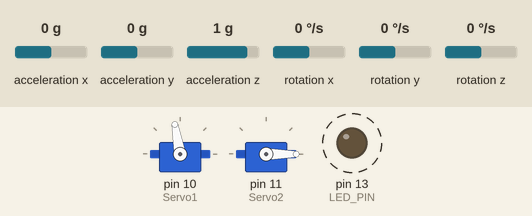
Simulated run of this sketch. Board: Arduino Uno, built with avr-gcc and run on an emulated ATmega328P. Parts: 2 × servo, output pins drawn as LEDs (lit = HIGH). Wiring (inferred from the names in the program): MPU-6050 motion sensor at I2C address 0x68. Dashed ring = blinking. The test bench sets the inputs (shaded band); at power-on: acceleration x 0 g, acceleration y 0 g, acceleration z 1 g, rotation x 0 °/s, rotation y 0 °/s, rotation z 0 °/s. What the sketch prints to the serial monitor is not drawn.

Above: at 1.7 s.
1.8 s: acceleration x set to -1.4 g
At 2.0 s:
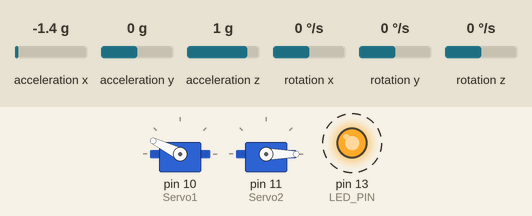
4.8 s: acceleration y set to -1.4 g
At 7.0 s:
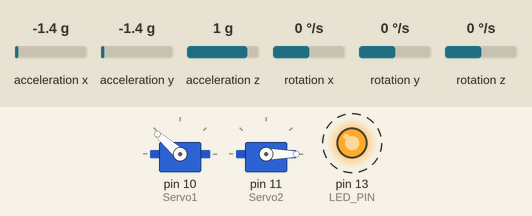
7.8 s: acceleration x set to 0.8 g
At 7.97 s:
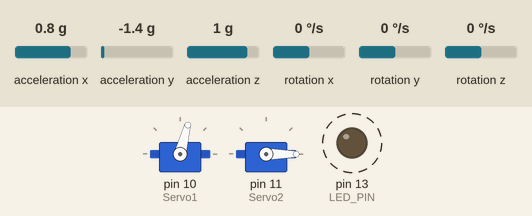
10.8 s: acceleration y set to 1.4 g
At 11.33 s:
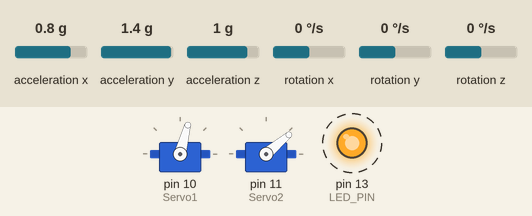
13.8 s: acceleration z set to 1.4 g
At 13.98 s:
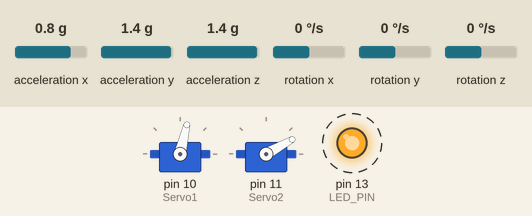
16.8 s: acceleration x set to -0.8 g
At 16.97 s:
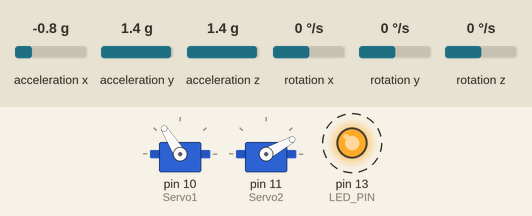
Timing chart, 0 to 20.8 s (numbered marks = the images above; inputs shaded):
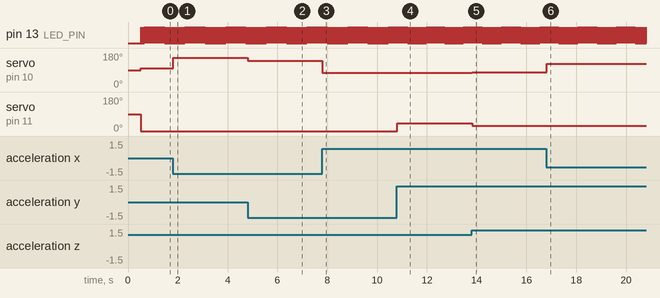

Measured:
- after the input at 1.8 s, servo on pin 10 (Servo1): 100° → 154° at once
- after the input at 4.8 s, servo on pin 10 (Servo1): 154° → 139° at once
- after the input at 7.8 s, servo on pin 10 (Servo1): 139° → 75° at once
- after the input at 10.8 s, servo on pin 11 (Servo2): 0° → 40° at once
- after the input at 13.8 s, servo on pin 10 (Servo1): 75° → 77° at once; servo on pin 11 (Servo2): 40° → 29° at once
- after the input at 16.8 s, servo on pin 10 (Servo1): 77° → 122° at once
- by itself, pin 13 (LED_PIN): alternates HIGH for 0.01 s and LOW for 0.01 s

The sketch:

code-one-for-fyp2.ino
```cpp
#include <Servo.h>
#include "I2Cdev.h"
#include "MPU6050_6Axis_MotionApps20.h"
#include "Wire.h"
#define LED_PIN 13
bool blinkState = true;
Servo Servo1; // First Servo off the chassis
Servo Servo2; // Second Servo off the chassis
int Servo1Pos = 0;
int Servo2Pos = 0;
float mpuPitch = 0;
float mpuRoll = 0;
float mpuYaw = 0;
const int MPU_addr=0x68; // I2C address of the MPU-6050
int16_t AcX,AcY,AcZ,Tmp,GyX,GyY,GyZ;
float BOX;
// define MPU instance
MPU6050 mpu; // class default I2C address is 0x68;
//specific I2C addresses may be passed as a parameter here
// MPU control/status vars
uint8_t mpuIntStatus; // holds actual interrupt status byte from MPU
uint8_t devStatus; // return status after each device operation (0 = success, !0 = error)
uint16_t packetSize; // expected DMP packet size (default is 42 bytes)
uint16_t fifoCount; // count of all bytes currently in FIFO
uint8_t fifoBuffer[64]; // FIFO storage buffer
// orientation/motion vars
Quaternion q; // [w, x, y, z] quaternion container
VectorInt16 aa; // [x, y, z] accel sensor measurements
VectorInt16 aaReal; // [x, y, z] gravity-free accel sensor
//measurements
VectorInt16 aaWorld; // [x, y, z] world-frame accel sensor
//measurements
VectorFloat gravity; // [x, y, z] gravity vector
float ypr[3]; // [yaw, pitch, roll] yaw/pitch/roll container and gravity vector
// relative ypr[x] usage based on sensor orientation when mounted, e.g. ypr[PITCH]
#define PITCH 1 // defines the position within ypr[x] variable for
#define ROLL 2 // defines the position within ypr[x] variable for ROLL;
#define YAW 0 // defines the position within ypr[x] variable for YAW;
void setup()
{
Servo1.attach(10); // attaches the servo on D11 to the servo object
Servo2.attach(11); // Second servo on D11
Wire.begin();
#if ARDUINO >= 157
Wire.setClock(400000UL); // Set I2C frequency to 400kHz
#else
TWBR = ((F_CPU / 400000UL) - 16) / 2;

#endif
Wire.beginTransmission(MPU_addr);
Wire.write(0x6B); // PWR_MGMT_1 register
Wire.write(0); // set to zero (wakes up the MPU-6050)
Wire.endTransmission(true);
Serial.begin(115200);
delay(5);
//setup starting angle
Wire.beginTransmission(MPU_addr);
Wire.write(0x3B); //3 starting with register 0x3B (ACCEL_XOUT_H)
Wire.endTransmission(false);
Wire.requestFrom(MPU_addr,14,true); // request a total of 14 registers
AcX=Wire.read()<<8|Wire.read(); // 0x3B (ACCEL_XOUT_H) & 0x3C (ACCEL_XOUT_L)
AcY=Wire.read()<<8|Wire.read(); // 0x3D (ACCEL_YOUT_H) & 0x3E (ACCEL_YOUT_L)
AcZ=Wire.read()<<8|Wire.read(); // 0x3F (ACCEL_ZOUT_H) & 0x40 (ACCEL_ZOUT_L)
Tmp=Wire.read()<<8|Wire.read(); // 0x41 (TEMP_OUT_H) & 0x42 (TEMP_OUT_L)
GyX=Wire.read()<<8|Wire.read(); // 0x43 (GYRO_XOUT_H) & 0x44 (GYRO_XOUT_L)
GyY=Wire.read()<<8|Wire.read(); // 0x45 (GYRO_YOUT_H) & 0x46 (GYRO_YOUT_L)
GyZ=Wire.read()<<8|Wire.read(); // 0x47 (GYRO_ZOUT_H) & 0x48 (GYRO_ZOUT_L)
while (!Serial); // wait for Leonardo enumeration, others continue
//immediately
// initialize device
Serial.println(F("Initializing I2C devices..."));
mpu.initialize();
// verify connection
Serial.println(F("Testing device connections..."));
Serial.println(mpu.testConnection() ? F("MPU6050 connection successful")
: F("MPU6050 connection failed"));
// load and configure the DMP
Serial.println(F("Initializing DMP"));
devStatus = mpu.dmpInitialize();
// INPUT CALIBRATED OFFSETS HERE; SPECIFIC FOR EACH UNIT AND EACH
//MOUNTING CONFIGURATION!!!!
mpu.setXGyroOffset(118);
mpu.setYGyroOffset(-44); //-44
mpu.setZGyroOffset(337);
mpu.setXAccelOffset(-651);
mpu.setYAccelOffset(670); //670
mpu.setZAccelOffset(1895);
// make sure it worked (returns 0 if so)
if (devStatus == 0)
{
// turn on the DMP, now that it’s ready
Serial.println(F("Enabling DMP"));
mpu.setDMPEnabled(true);
// enable Arduino interrupt detection
Serial.println(F("Enabling interrupt detection (Arduino external interrupt 0)"));
mpuIntStatus = mpu.getIntStatus();
// get expected DMP packet size for later comparison
packetSize = mpu.dmpGetFIFOPacketSize();
}
else
{
// ERROR!
// 1 = initial memory load failed, 2 = DMP configuration updates
// failed (if it’s going to break, usually the code will be 1)
Serial.print(F("DMP Initialization failed code = "));
Serial.println(devStatus);
}
// configure LED for output
pinMode(LED_PIN, OUTPUT);
} // setup()
// ================================================================
// === MAIN PROGRAM LOOP ===
// ================================================================
void loop(void)
{
// Get INT_STATUS byte
mpuIntStatus = mpu.getIntStatus();
// get current FIFO count
fifoCount = mpu.getFIFOCount();
// check for overflow (this should never happen unless our code is too

if ((mpuIntStatus & 0x10) || fifoCount == 1024)
{
// reset so we can continue cleanly
mpu.resetFIFO();
Serial.println(F("FIFO overflow!"));
return;
}
if (mpuIntStatus & 0x02) // otherwise continue processing
{
// check for correct available data length
if (fifoCount < packetSize)
return; // fifoCount = mpu.getFIFOCount();
// read a packet from FIFO
mpu.getFIFOBytes(fifoBuffer, packetSize);
// track FIFO count here in case there is > 1 packet available
fifoCount -= packetSize;
// flush buffer to prevent overflow
mpu.resetFIFO();
// display Euler angles in degrees
mpu.dmpGetQuaternion(&q, fifoBuffer);
mpu.dmpGetGravity(&gravity, &q);
mpu.dmpGetYawPitchRoll(ypr, &q, &gravity);
mpuRoll = ypr[PITCH] * 180 / M_PI;
mpuYaw = ypr[YAW] * 180 / M_PI;
// flush buffer to prevent overflow
mpu.resetFIFO();
// blink LED to indicate activity
blinkState = !blinkState;
digitalWrite(LED_PIN, blinkState);
// flush buffer to prevent overflow
mpu.resetFIFO();
Wire.beginTransmission(MPU_addr);
Wire.write(0x3B); // starting with register 0x3B (ACCEL_XOUT_H)
Wire.endTransmission(false);
Wire.requestFrom(MPU_addr,14,true); // request a total of 14 registers
AcX=Wire.read()<<8|Wire.read(); // 0x3B (ACCEL_XOUT_H) & 0x3C (ACCEL_XOUT_L)
AcY=Wire.read()<<8|Wire.read(); // 0x3D (ACCEL_YOUT_H) & 0x3E (ACCEL_YOUT_L)

AcZ=Wire.read()<<8|Wire.read(); // 0x3F (ACCEL_ZOUT_H) & 0x40 (ACCEL_ZOUT_L)
GyX=Wire.read()<<8|Wire.read(); // 0x43 (GYRO_XOUT_H) & 0x44 (GYRO_XOUT_L)
GyY=Wire.read()<<8|Wire.read(); // 0x45 (GYRO_YOUT_H) & 0x46 (GYRO_YOUT_L)
GyZ=Wire.read()<<8|Wire.read(); // 0x47 (GYRO_ZOUT_H) & 0x48 (GYRO_ZOUT_L)
//Locking motion for the pitch when tilting the spoon rear-downward.
if ((ypr[ROLL] * 180 / M_PI)+90 > 120 and (ypr[ROLL] * 180 / M_PI)+90 < 180)
{
mpuPitch = ypr[ROLL] * 180 / M_PI;
if (AcY > 28152)
{
mpuPitch = 173 - 90;
}
}
//Incrementation of degrees for the pitch motion.
mpuPitch = floor(mpuPitch);
if (135 <= (mpuPitch + 90) && (mpuPitch + 90) < 140)
{
BOX = 2;
}
if (135 <= (mpuPitch + 90) && (mpuPitch + 90) < 140)
{
BOX = 4;
}
if (140 <= (mpuPitch + 90) && (mpuPitch + 90) < 145)
{
BOX = 6;
}
if (145 <= (mpuPitch + 90) && (mpuPitch + 90) < 148)
{
BOX = 7;
}
if (148 <= (mpuPitch + 90) && (mpuPitch + 90) < 150)
{
BOX = 8;
}
else if (150 <= (mpuPitch + 90) && (mpuPitch + 90) < 155)
{
BOX = 11;
}
else if (155 <= (mpuPitch + 90) && (mpuPitch + 90) < 158)
{
BOX =13;
}
else if (158 <= (mpuPitch + 90) && (mpuPitch + 90) < 160)
{
BOX =15;
}
else if (160 <= (mpuPitch + 90) && (mpuPitch + 90) < 165)
{
BOX =17;
}
else if (165 <= (mpuPitch + 90) && (mpuPitch + 90) < 168)
{
BOX =19;
}
else if (168 <= (mpuPitch + 90) && (mpuPitch + 90) < 170)
{
BOX =21;
}
else if (170 <= (mpuPitch + 90))
{
BOX =23;
}
//Command the servo motors
Servo2.write(mpuPitch + BOX-20);
Servo1.write(-mpuRoll + 100);
// flush buffer to prevent overflow
mpu.resetFIFO();
}
}
```
